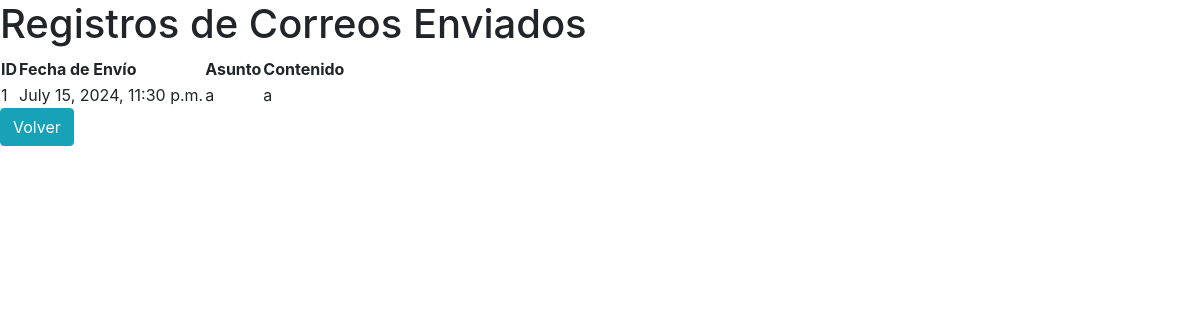
The app's page /registros_correo/ with its own data.
### mainapp/models.py (models this page shows, shortened)
class RegistroEmail(models.Model):
    fecha_envio = models.DateTimeField(auto_now_add=True)
    asunto = models.CharField(max_length=255)
    contenido = models.TextField()

### mainapp/views.py (the view)
# urls.py: path('registros_correo/', views.listar_registros_correo, name='listar_registros_correo'),
def listar_registros_correo(request):
    registros = RegistroEmail.objects.all()
    return render(request, 'listar_registros_correo.html', {'registros': registros})

### mainapp/templates/listar_registros_correo.html (shortened to what this page needs)
<!DOCTYPE html>
<html lang="en">
<head>
    <link href="https://stackpath.bootstrapcdn.com/bootstrap/4.5.2/css/bootstrap.min.css" rel="stylesheet">
</head>
<body>
<head>
</head>
<body>
    <h1>Registros de Correos Enviados</h1>
    <table>
        <thead>
            <tr>
                <th>ID</th>
                <th>Fecha de Envío</th>
                <th>Asunto</th>
                <th>Contenido</th>
            </tr>
        </thead>
        <tbody>
            {% for registro in registros %}
                <tr>
                    <td>{{ registro.id }}</td>
                    <td>{{ registro.fecha_envio }}</td>
                    <td>{{ registro.asunto }}</td>
                    <td>{{ registro.contenido }}</td>
                </tr>
            {% endfor %}
        </tbody>
    </table>
    <button class="btn btn-info" onclick="history.back()">Volver</button>
</body>
</html>
</body>
</html>

### records on screen
RegistroEmail: id "1", fecha_envio "July 15, 2024, 11:30 p.m.", asunto "a", contenido "a"
